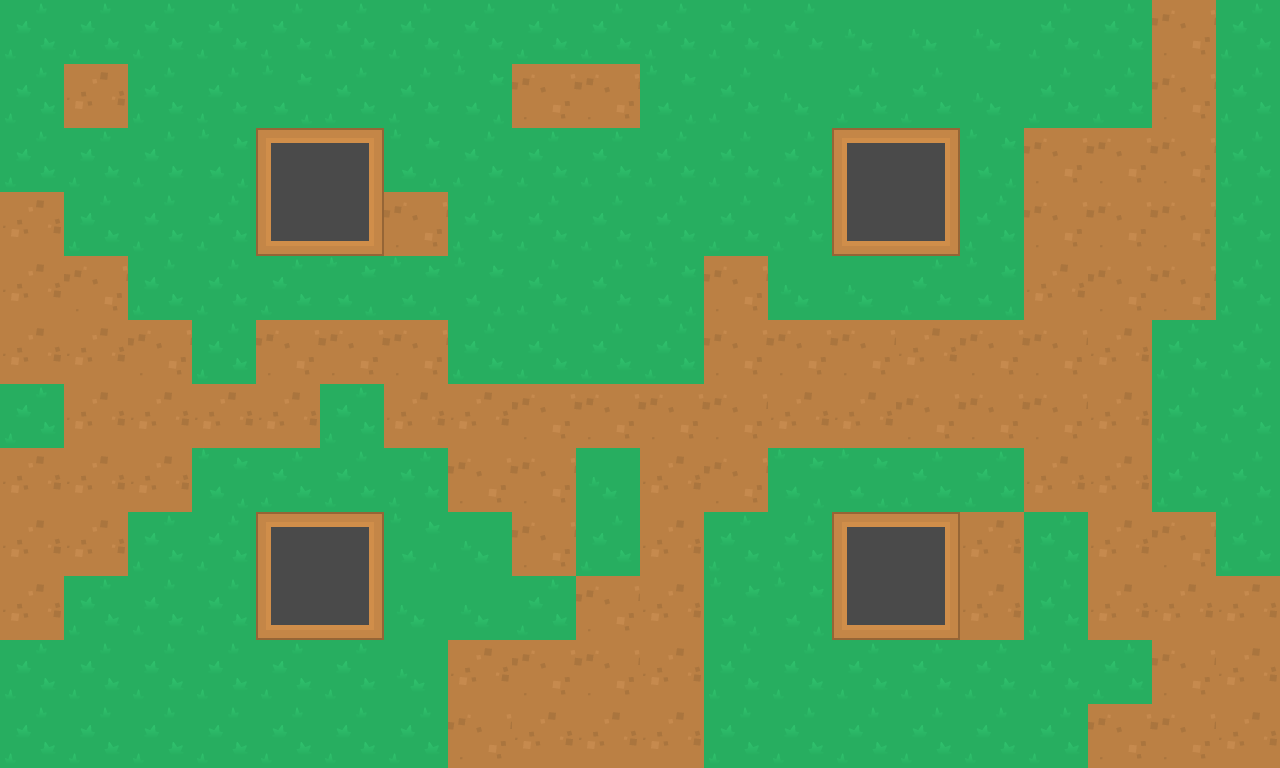

The image is a tile-based game level rendered from a .tmx file. Its description and source (layers, tilesets, objects; grid data summarised) follow:
An orthogonal 20x12 tile map with 64x64 px tiles, 3 tile layers (grass, dirt, objects) and 11 objects.

<map version="1.0" orientation="orthogonal" renderorder="right-down" width="20" height="12" tilewidth="64" tileheight="64" nextobjectid="52">
 <tileset firstgid="1" name="tilesheet_complete" tilewidth="64" tileheight="64" tilecount="540">
  <image source="topdown-shooter/Tilesheet/tilesheet_complete.png" width="1728" height="1280" />
 </tileset>
 <layer name="grass" width="20" height="12">
  <data>[240 cells, 240 non-empty, 3 distinct tile ids]</data>
 </layer>
 <layer name="dirt" width="20" height="12">
  <data>[240 cells, 100 non-empty, 6 distinct tile ids]</data>
 </layer>
 <layer name="objects" width="20" height="12">
  <data>[240 cells, 0 non-empty, 0 distinct tile ids]</data>
 </layer>
 <objectgroup name="hitbox">
  <object id="2" x="832" y="128" width="128" height="128" />
  <object id="4" x="256" y="128" width="128" height="128" />
  <object id="7" x="256" y="512" width="128" height="128" />
  <object id="8" x="832" y="512" width="128" height="128" />
  <object id="23" x="0" y="0" width="1280" />
  <object id="25" x="1280" y="0" height="768" />
  <object id="30" x="0" y="768" width="1280" />
  <object id="31" x="0" y="0" height="768" />
 </objectgroup>
 <objectgroup name="light">
  <object id="40" x="136.84" y="587.32" width="45.1605" height="43.1232">
   <properties>
    <property name="Color" value="BLUE" />
   </properties>
   <ellipse />
  </object>
  <object id="41" x="584.583" y="330.583" width="46.4167" height="43.0255">
   <ellipse />
  </object>
  <object id="51" x="1034.59" y="203.705" width="42" height="42">
   <ellipse />
  </object>
 </objectgroup>
</map>
